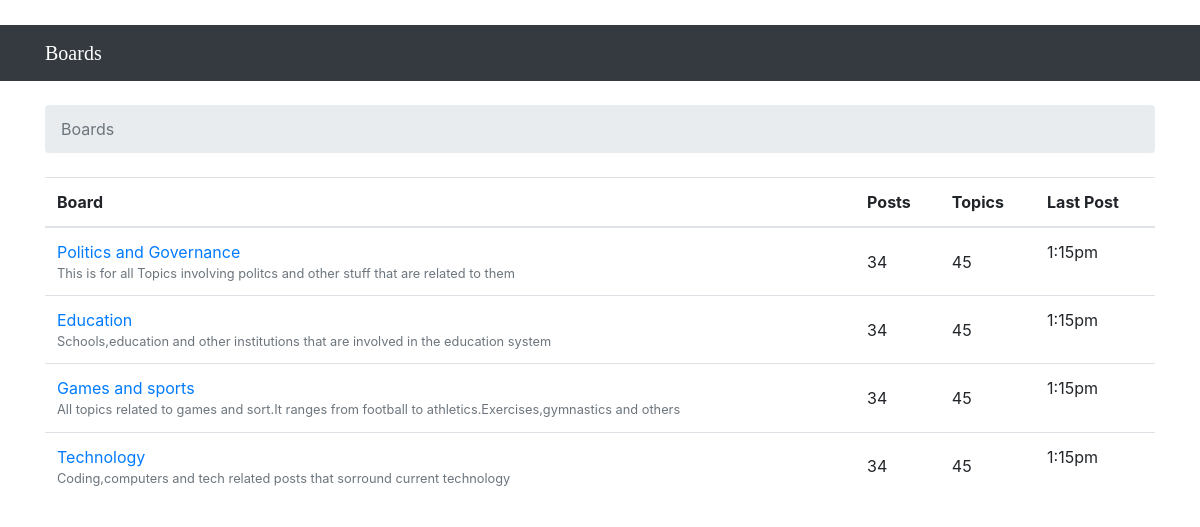
/allboard/, run on the app's committed database.
### report/models.py (models this page shows, shortened)
class Board(models.Model):
    name = models.CharField(max_length=30, unique=True)  #it will enforce the uniqueness of the field at the database level.
    description = models.CharField(max_length=255)

### report/views.py (the view)
# urls.py: path('allboard/',                    views.allboard,         name='allboard'),
def allboard(request):
	boards = Board.objects.all()
	return render(request, 'allnoards.html',{"boards":boards})

### templates/allnoards.html
{% extends 'base1.html' %}
{% block breadcrumb %}
  <li class="breadcrumb-item active">Boards</li>
{% endblock %}
{% block content %}
  <table class="table">
    <thead class="thead-inverse">
      <tr>
        <th>Board</th>
        <th>Posts</th>
        <th>Topics</th>
        <th>Last Post</th>
      </tr>
    </thead>
    <tbody>
      {% for board in boards %}
        <tr>
          <td>
            <a href="{% url 'alltopics_board' board.pk  %}">{{ board.name }}</a><br>
            <small class="text-muted d-block">{{ board.description }}</small>
          </td>
          <td class="align-middle">34</td>
          <td class="align-middle">45</td>
          <td>1:15pm </td>
        </tr>
      {% endfor %}
    </tbody>
  </table>
{% endblock %}

### templates/base1.html (style rules this page uses)
body { margin-top: 25px; }

### data on the page
Board: name "Politics and Governance", description "This is for all Topics involving politcs and other stuff that are related to them"
Board: name "Education", description "Schools,education and other institutions that are involved in the education system"
Board: name "Games and sports", description "All topics related to games and sort.It ranges from football to athletics.Exercises,gymnastics and others"
Board: name "Technology", description "Coding,computers and tech related posts that sorround current technology"
